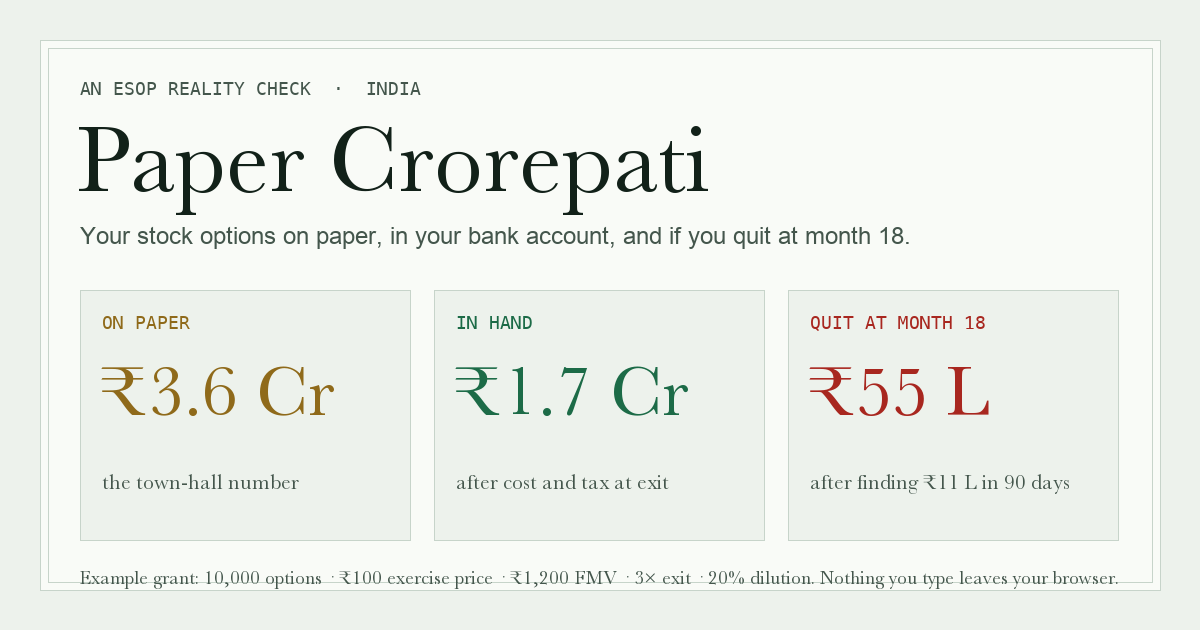

Write Python code to recreate this figure.
 generated with: uv run --with pillow python og.pyfrom PIL import Image, ImageDraw, ImageFont
 generated with: uv run --with pillow python og.pyW,H=1200,630
 generated with: uv run --with pillow python og.pyimg=Image.new("RGB",(W,H),"#EDF2EC"); d=ImageDraw.Draw(img)
 generated with: uv run --with pillow python og.pydef font(path,size):
 generated with: uv run --with pillow python og.py    try: return ImageFont.truetype(path,size)
 generated with: uv run --with pillow python og.py    except Exception: return ImageFont.load_default()
 generated with: uv run --with pillow python og.pyserif=font("/System/Library/Fonts/Supplemental/Baskerville.ttc",96)
 generated with: uv run --with pillow python og.pyserif_sm=font("/System/Library/Fonts/Supplemental/Baskerville.ttc",40)
 generated with: uv run --with pillow python og.pymono=font("/System/Library/Fonts/Menlo.ttc",18)
 generated with: uv run --with pillow python og.pysans=font("/System/Library/Fonts/Supplemental/Arial.ttf",24)
 generated with: uv run --with pillow python og.py# sheet
 generated with: uv run --with pillow python og.pyd.rectangle([40,40,W-40,H-40],fill="#F9FBF7",outline="#C7D4CA")
 generated with: uv run --with pillow python og.pyd.rectangle([48,48,W-48,H-48],outline="#C7D4CA")
 generated with: uv run --with pillow python og.pyd.text((80,78),"AN ESOP REALITY CHECK  ·  INDIA",font=mono,fill="#44564C")
 generated with: uv run --with pillow python og.pyd.text((76,104),"Paper Crorepati",font=serif,fill="#122119")
 generated with: uv run --with pillow python og.pyd.text((80,222),"Your stock options on paper, in your bank account, and if you quit at month 18.",font=sans,fill="#44564C")
 generated with: uv run --with pillow python og.py# three tiles
 generated with: uv run --with pillow python og.pytiles=[("ON PAPER","₹3.6 Cr","the town-hall number","#8F6A1A"),("IN HAND","₹1.7 Cr","after cost and tax at exit","#1C6B47"),("QUIT AT MONTH 18","₹55 L","after finding ₹11 L in 90 days","#A8271F")]
 generated with: uv run --with pillow python og.pyx=80; tw=(W-160-2*24)//3
 generated with: uv run --with pillow python og.pyfor k,big,cap,col in tiles:
 generated with: uv run --with pillow python og.py    d.rectangle([x,290,x+tw,540],fill="#EDF2EC",outline="#C7D4CA")
 generated with: uv run --with pillow python og.py    d.text((x+22,312),k,font=mono,fill=col)
 generated with: uv run --with pillow python og.py    d.text((x+20,350),big,font=serif_sm.font_variant(size=72),fill=col)
 generated with: uv run --with pillow python og.py    d.text((x+22,470),cap,font=font("/System/Library/Fonts/Supplemental/Baskerville.ttc",21),fill="#44564C")
 generated with: uv run --with pillow python og.py    x+=tw+24
 generated with: uv run --with pillow python og.pyd.text((80,566),"Example grant: 10,000 options · ₹100 exercise price · ₹1,200 FMV · 3× exit · 20% dilution. Nothing you type leaves your browser.",font=font("/System/Library/Fonts/Supplemental/Baskerville.ttc",19),fill="#44564C")
 generated with: uv run --with pillow python og.pyimg.save("/Users/pranaynagpal/paper-crorepati/og.png",optimize=True)
 generated with: uv run --with pillow python og.pyprint("og.png", img.size)
